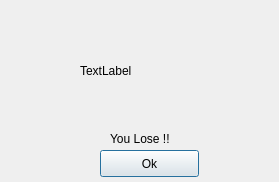
<?xml version="1.0" encoding="UTF-8"?>
<ui version="4.0">
 <class>Loser</class>
 <widget class="QDialog" name="Loser">
  <property name="geometry">
   <rect>
    <x>0</x>
    <y>0</y>
    <width>279</width>
    <height>182</height>
   </rect>
  </property>
  <property name="windowTitle">
   <string>Loser</string>
  </property>
  <widget class="QLabel" name="label">
   <property name="geometry">
    <rect>
     <x>110</x>
     <y>130</y>
     <width>91</width>
     <height>17</height>
    </rect>
   </property>
   <property name="text">
    <string>You Lose !!</string>
   </property>
  </widget>
  <widget class="QPushButton" name="pushButton">
   <property name="geometry">
    <rect>
     <x>100</x>
     <y>150</y>
     <width>99</width>
     <height>27</height>
    </rect>
   </property>
   <property name="text">
    <string>Ok</string>
   </property>
  </widget>
  <widget class="QLabel" name="label_2">
   <property name="geometry">
    <rect>
     <x>80</x>
     <y>10</y>
     <width>131</width>
     <height>121</height>
    </rect>
   </property>
   <property name="text">
    <string>TextLabel</string>
   </property>
  </widget>
 </widget>
 <resources/>
 <connections/>
</ui>
